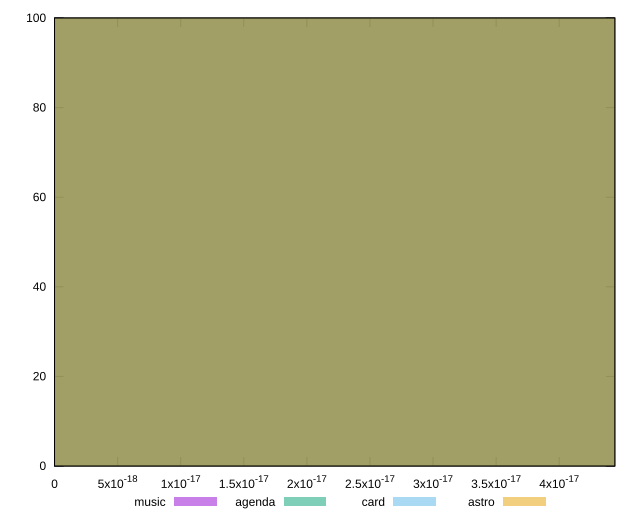

Write the gnuplot code that produced this figure.
reset

$music <<EOF
0 100
EOF

$agenda <<EOF
0 100
EOF

$card <<EOF
0 100
EOF

$astro <<EOF
0 100
EOF

set key outside below
set boxwidth 1e-12
set xrange [0:4.4408920985006264e-17]
set yrange [0:100]
set trange [0:100]
set style fill transparent solid 0.5 noborder
set terminal svg size 640, 520 enhanced background rgb 'white'
set output "reports/report_00031_2021-02-24T23-18-18.084Z/meta/score-difference/comparison/histogram/all_raw.svg"

plot $music title "music" with boxes, \
     $agenda title "agenda" with boxes, \
     $card title "card" with boxes, \
     $astro title "astro" with boxes

reset
